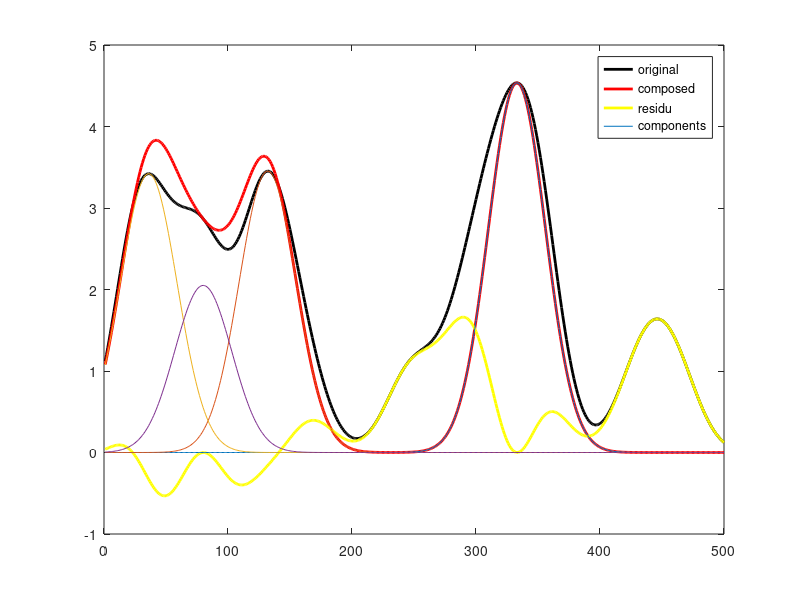

Source code (MATLAB):
function [peakprops,buildcurve]=peel_peaks_from_profile(PeaksCurve,Psf,showit)
%this function subtracts 1D Gaussians from an image until a stop criterion
%is reached. JacobKers 2016

MaxPeakNo=6;           
StopRelChange=0.2;     %0.01 means 1% of change in covered fraction
ChipIt=1;            %This is the fraction of the local maximum that ...                        %is used to build the gauss to be subtracted

if nargin<2                %This sets the width of Gaussians to peel off   
    close all; 
    showit=1;
    Psf=23;     %This sets the width of Gaussians to peel off              
    Pks=20;
    LL=500;
    xax=1:LL;
    PeaksCurve=0*xax;
    uxes=rand(1,Pks)*LL;
    sig=20;
    for ii=1:Pks
        ux=uxes(ii);
        PeaksCurve=PeaksCurve+OnePeak(xax,ux,sig);
    end
    plot(xax,PeaksCurve);
end

stopit=0;
PeelCurve=PeaksCurve;
LL=length(PeaksCurve);
Xax=1:LL;
buildcurve=0*PeaksCurve;
peakcount=1;
CoveredFraction=[];
peakprops=[];

close all;
while ~stopit
    [PeakVal,Xpos]=max(PeelCurve);                 
    OnePeakCurve=ChipIt*PeakVal*OnePeak(Xax,Xpos,Psf);    
    PeelCurve=PeelCurve-OnePeakCurve;
    buildcurve=buildcurve+OnePeakCurve;
    peakcount=peakcount+1;
    if peakcount>1
    CoveredFraction(peakcount)=sum(buildcurve)/sum(PeaksCurve);
    ThisSpotFraction(peakcount)=sum(OnePeakCurve)/sum(PeaksCurve);     
    RelChange=(CoveredFraction(peakcount)...
              -CoveredFraction(peakcount-1))./...
               CoveredFraction(peakcount);
   stopit=( (RelChange<StopRelChange)| ...
            (peakcount>MaxPeakNo)&...
            (peakcount>=1));
    RelChange=(RelChange*(peakcount>1)+...;
              1.0*(peakcount<=1));
    end
    ResiduCurve=PeaksCurve-buildcurve;    
    peakprops=[[peakprops];...
    [peakcount PeakVal Xpos  Psf ThisSpotFraction(peakcount) CoveredFraction(peakcount) RelChange]];     
end


if showit|nargin<2
    plot(PeaksCurve,'k-', 'LineWidth',2); hold on;
    plot(buildcurve,'r-','LineWidth',2); hold on;
    plot(ResiduCurve,'y-','LineWidth',2); hold on;
     %AllSpotProps=[peakcount PeakVal Xpos  Psf ThisSpotFraction(peakcount) CoveredFraction(peakcount) RelChange]];  
    [Pks,~]=size(peakprops);
     for ii=1:Pks
         Ux=peakprops(ii,3);
         PeakVal=peakprops(ii,2);
         OnePeakCurve=PeakVal*OnePeak(Xax,Ux,Psf);
         plot(OnePeakCurve); hold on;
     end    
     legend('original','composed','residu', 'components');
     [~]=ginput(1);
end
   

function PP= OnePeak(x,ux,s)
%This is the equation for a normalized1D gaussian peak value one
PP =exp (-(x-ux).^2./(2*s.^2));
